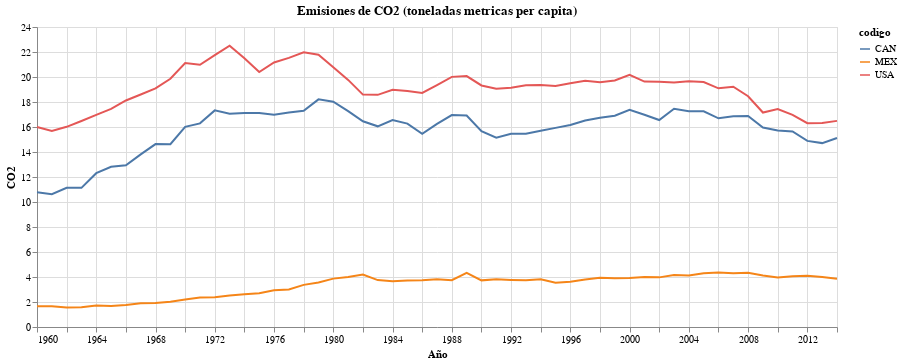

Notebook source saved alongside this figure:
### Markdown cell above
Las dimensiones de tu gráfico también las puedes especificar en `.properties()` bajo los argumentos `width` y `height`, lo largo y lo alto, respectivamente.

### Code cell
alt.Chart(datos).mark_line().encode(
    x = alt.X('periodo:T', title = 'Año'),
    y = alt.Y('CO2:Q'),
    color = alt.Color('codigo:N')
).properties(
    title = "Emisiones de CO2 (toneladas metricas per capita)",
    width = 800,
    height = 300,
)

### Figure 1 — Vega-Lite specification as saved in the notebook (floating-point values rounded to 4 significant figures; data arrays with more than 128 entries replaced by an {"elided": "..."} marker saying what was removed)
{"$schema": "https://vega.github.io/schema/vega-lite/v2.6.0.json", "config": {"view": {"height": 300, "width": 400}}, "data": {"name": "data-42579047980a7c078844cc4e37df2248"}, "datasets": {"data-42579047980a7c078844cc4e37df2248": {"elided": "165 records"}}, "encoding": {"color": {"field": "codigo", "type": "nominal"}, "x": {"field": "periodo", "title": "Año", "type": "temporal"}, "y": {"field": "CO2", "type": "quantitative"}}, "height": 300, "mark": "line", "title": "Emisiones de CO2 (toneladas metricas per capita)", "width": 800}
